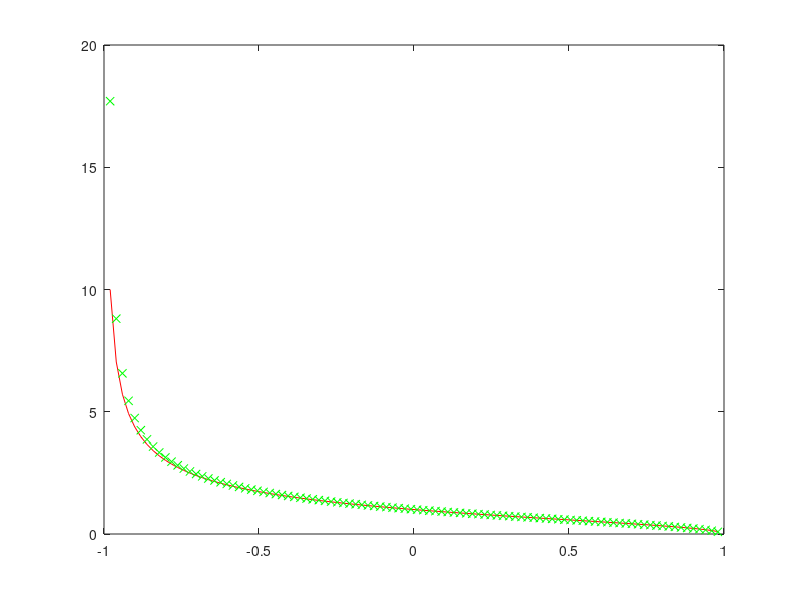

This chart was generated by the following MATLAB code:
clear
a=-1;
b=1;
n=100
h=2/(n+1);

for k=1:n
  x(k)=-1+k*h;
  c(k)=x(k)+h/2;
  ua(k)=sqrt((1-x(k))/(1+x(k)));
end

for m=1:n
  for k=1:n
    A(m,k)=h/(c(m)-x(k));
  end
  b(m)=pi;
end

u1=A\b';
printf('Погрешность\n')
eps=norm(ua-u1', inf)
plot(x,ua,'r',x, u1,'gx');
pause()